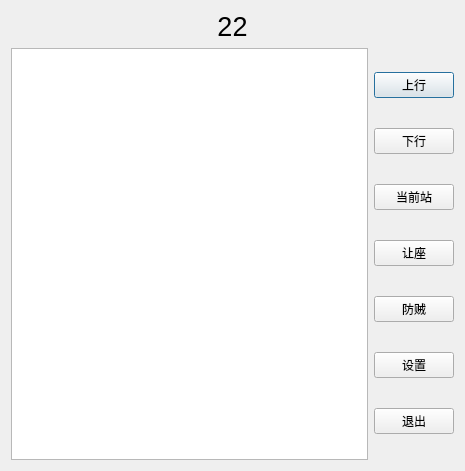
<?xml version="1.0" encoding="UTF-8"?>
<ui version="4.0">
 <class>MyDialog</class>
 <widget class="QDialog" name="MyDialog">
  <property name="geometry">
   <rect>
    <x>0</x>
    <y>0</y>
    <width>465</width>
    <height>471</height>
   </rect>
  </property>
  <property name="windowTitle">
   <string>Dialog</string>
  </property>
  <layout class="QGridLayout" name="gridLayout">
   <item row="1" column="0" colspan="2">
    <widget class="QLabel" name="label">
     <property name="font">
      <font>
       <pointsize>20</pointsize>
      </font>
     </property>
     <property name="layoutDirection">
      <enum>Qt::LeftToRight</enum>
     </property>
     <property name="text">
      <string>22</string>
     </property>
     <property name="alignment">
      <set>Qt::AlignCenter</set>
     </property>
    </widget>
   </item>
   <item row="2" column="0">
    <widget class="QListWidget" name="listWidget"/>
   </item>
   <item row="2" column="1">
    <layout class="QVBoxLayout" name="verticalLayout">
     <item>
      <widget class="QPushButton" name="pushButton_5">
       <property name="text">
        <string>上行</string>
       </property>
      </widget>
     </item>
     <item>
      <widget class="QPushButton" name="pushButton_8">
       <property name="text">
        <string>下行</string>
       </property>
      </widget>
     </item>
     <item>
      <widget class="QPushButton" name="pushButton_4">
       <property name="text">
        <string>当前站</string>
       </property>
      </widget>
     </item>
     <item>
      <widget class="QPushButton" name="pushButton_6">
       <property name="text">
        <string>让座</string>
       </property>
      </widget>
     </item>
     <item>
      <widget class="QPushButton" name="pushButton_7">
       <property name="text">
        <string>防贼</string>
       </property>
      </widget>
     </item>
     <item>
      <widget class="QPushButton" name="pushButton">
       <property name="text">
        <string>设置</string>
       </property>
      </widget>
     </item>
     <item>
      <widget class="QPushButton" name="pushButton_2">
       <property name="text">
        <string>退出</string>
       </property>
      </widget>
     </item>
    </layout>
   </item>
  </layout>
 </widget>
 <resources/>
 <connections>
  <connection>
   <sender>pushButton_2</sender>
   <signal>clicked()</signal>
   <receiver>MyDialog</receiver>
   <slot>close()</slot>
   <hints>
    <hint type="sourcelabel">
     <x>45</x>
     <y>279</y>
    </hint>
    <hint type="destinationlabel">
     <x>255</x>
     <y>134</y>
    </hint>
   </hints>
  </connection>
 </connections>
</ui>
